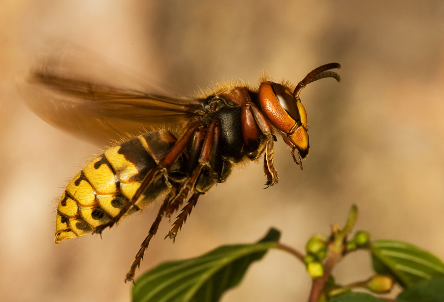
#> input picture multimedia/cv9/Cv09_obr.bmp, 444 x 302 px
$ python cv.py
#> lines starting #> are read from the running program, lines starting #| are printed output that depends on the picture
import cv2
import numpy as np
import matplotlib.pyplot as plt


def pca_manual(image_path, num_components=3):
    # Step 1: Read Image
    image = cv2.imread(image_path)
    image = cv2.cvtColor(image, cv2.COLOR_BGR2RGB)

    # Step 2: Convert image to a 2D array
    data = image.reshape(-1, 3)

    # Step 3: Mean Centering
    mean_vector = np.mean(data, axis=0)
    mean_centered_data = data - mean_vector

    # Step 4: Compute Covariance Matrix
    covariance_matrix = np.cov(mean_centered_data, rowvar=False)

    # Step 5: Compute Eigenvectors and Eigenvalues
    eigenvalues, eigenvectors = np.linalg.eigh(covariance_matrix)

    # Step 6: Sort Eigenvectors
    sorted_indices = np.argsort(eigenvalues)[::-1]
    sorted_eigenvectors = eigenvectors[:, sorted_indices]

    # Step 7: Select Principal Components
    principal_components = sorted_eigenvectors[:, :num_components]

    # Step 8: Transform the Data
    transformed_data = np.dot(mean_centered_data, principal_components)

    # Optional: Inverse transform to reconstruct the data
    reconstructed_data = np.dot(transformed_data, principal_components.T)

    # Reshape the data back to the original image shape
    reconstructed_image = reconstructed_data.reshape(image.shape).astype(np.uint8)

    # Save or display the reconstructed image
    return reconstructed_image


def main():
    image = cv2.imread("./Cv09_obr.bmp")
#> image is the input picture: shape (302, 444, 3); mean B, G, R 70.5, 125, 164.3
    image = cv2.cvtColor(image, cv2.COLOR_BGR2RGB)
    width = image.shape[0]
#> width = 302
    height = image.shape[1]
#> height = 444

    result = pca_manual("./Cv09_obr.bmp", 3)
#> in pca_manual, `mean_vector = np.mean(data, axis=0)`: mean_vector = [164.3, 125, 70.51]
#> in pca_manual, `covariance_matrix = np.cov(mean_centered_data, rowvar=False)`: covariance_matrix = [[2890.3, 2426.4, 1991], [2426.4, 2197.7, 1814.5], [1991, 1814.5, 1877]]
#> in pca_manual, `eigenvalues, eigenvectors = np.linalg.eigh(covariance_matrix)`: eigenvalues = [79.44, 337.7, 6547.8]; eigenvectors = [[-0.555, -0.517, -0.651], [0.807, -0.147, -0.571], [-0.2, 0.843, -0.5]]
#> in pca_manual, `sorted_indices = np.argsort(eigenvalues)[::-1]`: sorted_indices = [2, 1, 0]
#> in pca_manual, `sorted_eigenvectors = eigenvectors[:, sorted_indices]`: sorted_eigenvectors = [[-0.651, -0.517, -0.555], [-0.571, -0.147, 0.807], [-0.5, 0.843, -0.2]]
#> in pca_manual, `principal_components = sorted_eigenvectors[:, :num_components]`: principal_components has the same summary as sorted_eigenvectors
#> in pca_manual, `reconstructed_image = reconstructed_data.reshape(image.shape).astype(n..`:
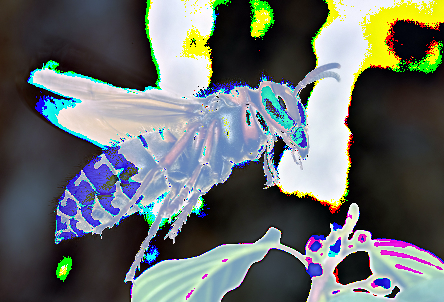
#> reconstructed_image: shape (302, 444, 3); mean R, G, B 101.9, 108.4, 107.4

    #print(result, result.shape)
    plt.figure("Komponenty PCA")
    plt.subplot(2, 2, 1)
    plt.title("Původní obrázek")
    plt.imshow(image)

    plt.show(block=False)

    plt.figure("Porovnání")
    plt.subplot(2, 2, 1)
    plt.title("Výsledek PCA")
    plt.imshow(result, cmap="gray")

    plt.subplot(2, 2, 2)
    plt.title("Výsledek RGB2GRAY")
    plt.imshow(cv2.cvtColor(image.copy(), cv2.COLOR_RGB2GRAY), cmap="gray")

    plt.subplot(2,2,3)
    plt.title("Histogram PCA")
    plt.hist(result[0], bins=256)

    plt.subplot(2,2,4)
    plt.title("Histogram RGB2GRAY")
    plt.hist(cv2.cvtColor(image.copy(), cv2.COLOR_RGB2GRAY).ravel(), bins=256)

    plt.show()
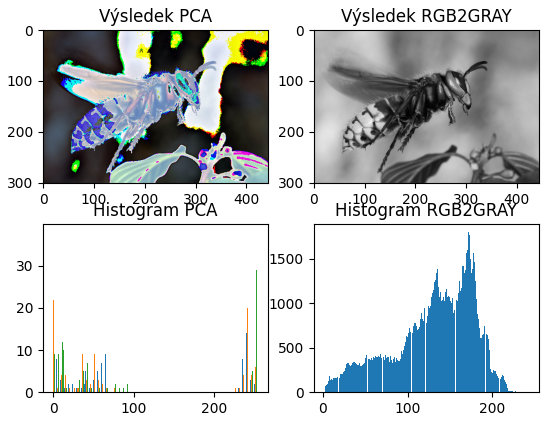
#> figure drawn by matplotlib, 4 panels; panel 3: tallest bar 21 high, from x = 237.2 to 237.4; panel 3: tallest bar 24 high, from x = 242.4 to 242.7; panel 3: tallest bar 38 high, from x = 253.6 to 253.9; panel 4: tallest bar 1799 high, from x = 171.2 to 172.1


if __name__ == "__main__":
    main()
